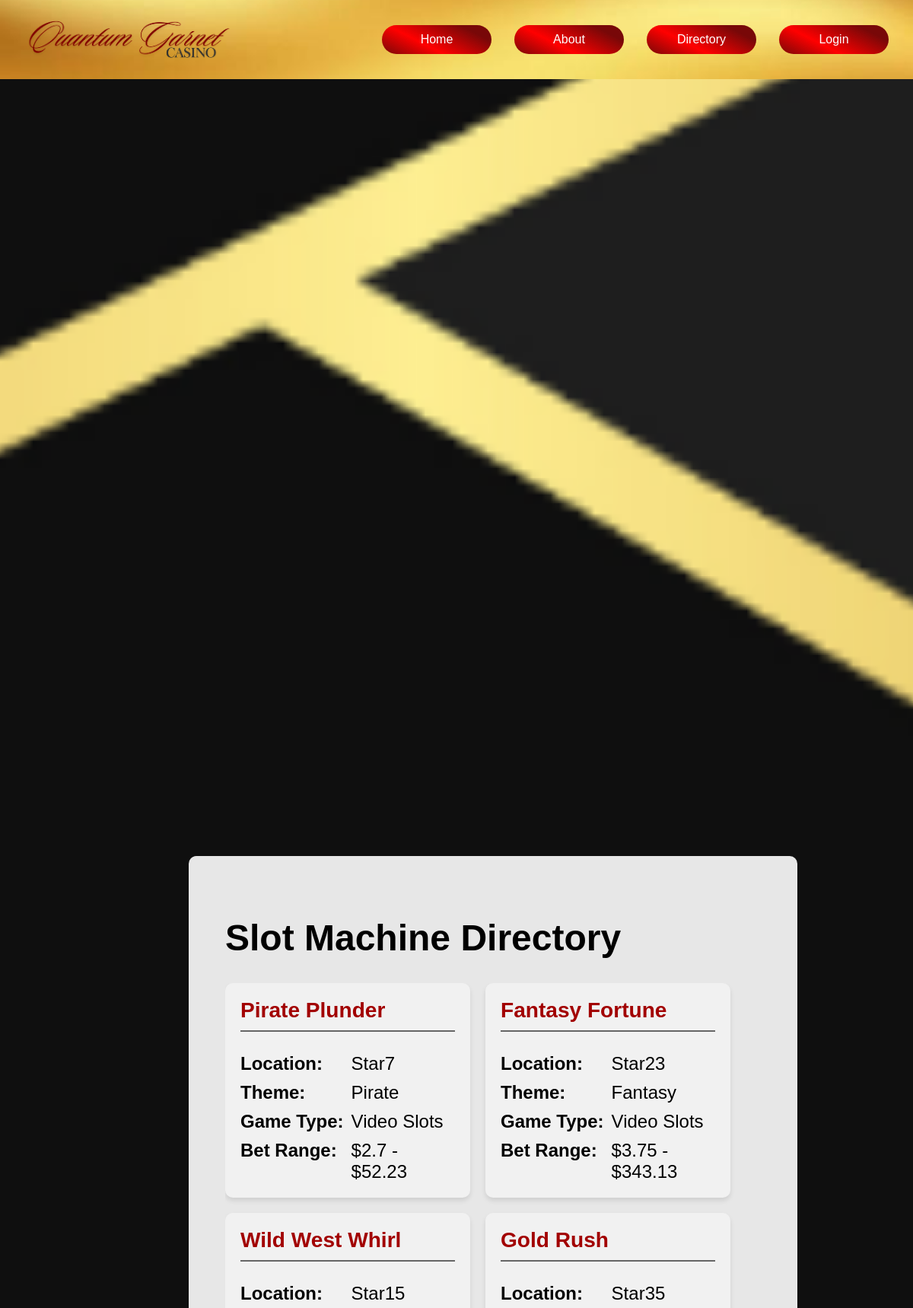
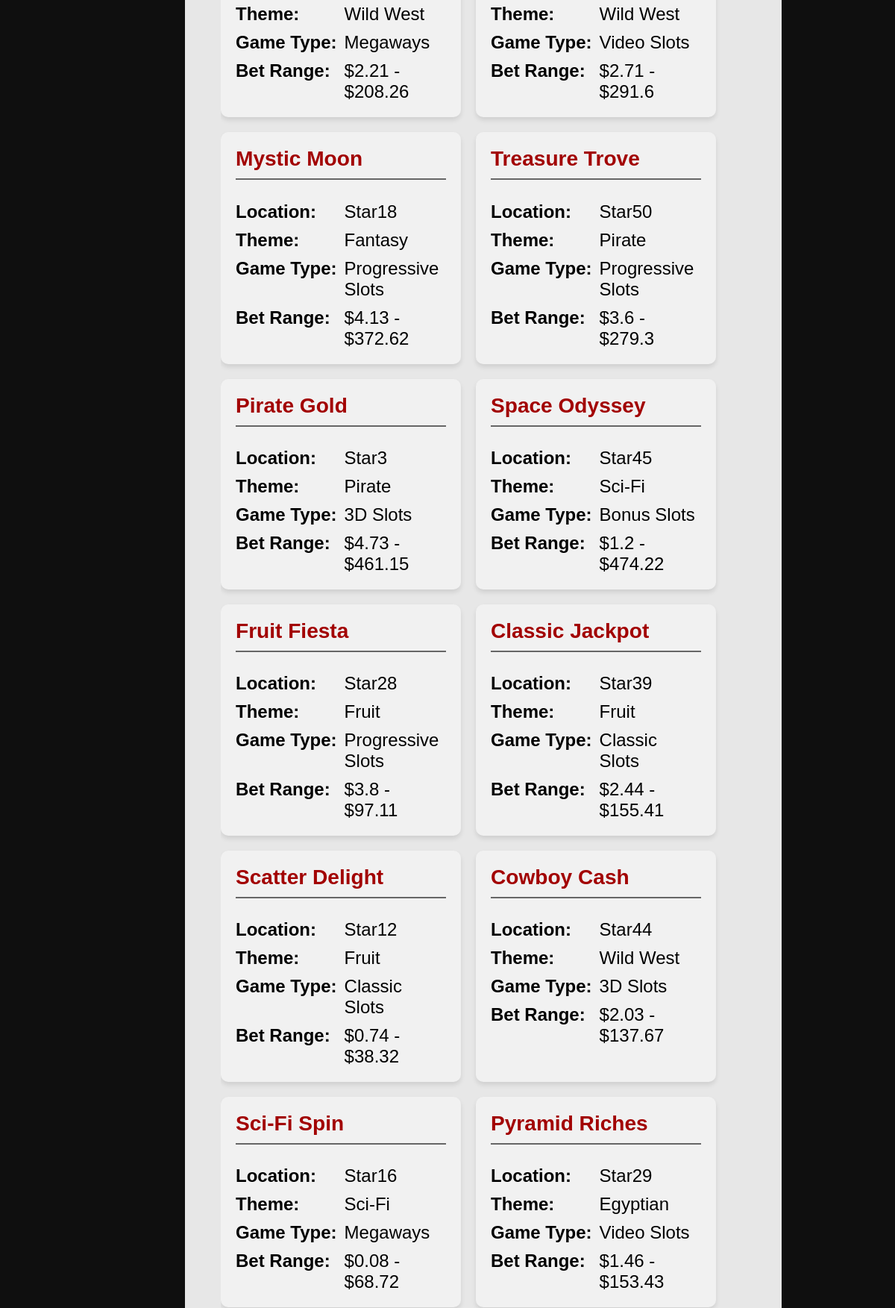
The page /directory (upper part) on the database its author committed (2 pictures, top to bottom).
### tables this page shows
CREATE TABLE slot_machines (
            machine_id INTEGER PRIMARY KEY,
            name TEXT,
            availability INTEGER,  -- 0 or 1 for boolean
            average_session REAL,
            location TEXT,
            location_features TEXT,  -- JSON array string
            game_theme TEXT,
            game_type TEXT,
            game_features TEXT,  -- JSON array string
            maximum_bet REAL,
            minimum_bet REAL,
            rtp REAL,
            reward_program INTEGER,  -- 0 or 1 for boolean
            top REAL,
            left REAL
        );

### app.py (the view)
@app.route('/directory')
def directory():
    try:
        with sql.connect(slot_machines_db) as conn:
            conn.row_factory = sql.Row
            cursor = conn.cursor()
            cursor.execute('''
                SELECT
                    name,
                    location,
                    game_theme,
                    game_type,
                    minimum_bet,
                    maximum_bet
                FROM slot_machines
            ''')
            machines = cursor.fetchall()
            return render_template('directory.html', machines=machines)
    except sql.Error as e:
        flash(f"Database error: {e}", 'danger')
        return redirect(url_for('home'))

### templates/directory.html (shortened to what this page needs)
<!DOCTYPE html>
<html lang="en">
  <head>
    <link
      rel="stylesheet"
      href="{{ url_for('static', filename='css/styles.css') }}"
    />
  </head>
  <body>
    <div class="wrapper">
      <div class="toolbar">
        <img
          src="{{ url_for('static', filename='images/logo2.png') }}"
          alt="Quantum Garnet Casino"
        />
        <div class="toolbar-buttons">
          <a href="{{ url_for('home') }}" class="toolbar-button">Home</a>
          <a href="{{ url_for('about') }}" class="toolbar-button">About</a>
          <a href="{{ url_for('directory') }}" class="toolbar-button"
            >Directory</a
          >
          {% if session.get('logged_in') %}
          <a href="{{ url_for('account') }}" class="toolbar-button">Account</a>
          {% else %}
          <a href="{{ url_for('login') }}" class="toolbar-button">Login</a>
          {% endif %}
        </div>
      </div>
      <div class="directory-container">
        <h1>Slot Machine Directory</h1>
        <div class="machine-grid">
          {% for machine in machines %}
          <div class="machine-card">
            <h3>{{ machine.name }}</h3>
            <div class="machine-details">
              <strong>Location:</strong>
              <span>{{ machine.location }}</span>
              <strong>Theme:</strong>
              <span>{{ machine.game_theme }}</span>
              <strong>Game Type:</strong>
              <span>{{ machine.game_type }}</span>
              <strong>Bet Range:</strong>
              <span
                >${{ machine.minimum_bet }} - ${{ machine.maximum_bet }}</span
              >
            </div>
          </div>
          {% endfor %}
        </div>
      </div>
    </div>
  </body>
</html>

### static/css/styles.css (style rules this page uses)
:root { --margin-zero: 0rem; --margin-xsmall: 0.3125rem; --margin-small: 0.5rem; --margin-base: 1rem; --margin-medium: 1.25rem; --margin-large: 2rem; --margin-xlarge: 3.125rem; --gap-zero: 0rem; --gap-base: 1rem; --gap-small: 1.25rem; --gap-medium: 1.875rem; --gap-large: 2.5rem; --padding-xsmall: 0.325rem; --padding-small: 0.625rem; --padding-base: 1.25rem; --padding-medium: 1.5rem; --padding-large: 2rem; --padding-xlarge: 3rem; --border-xxsmall: 0.0625rem; --border-xsmall: 0.25rem; --border-small: 0.325rem; --border-base: 0.5rem; --border-medium: 0.625rem; --border-large: 1rem; --border-xlarge: 3.125rem; --sizing-xsmall: 0.625rem; --sizing-small: 0.975rem; --sizing-base: 4.375rem; --sizing-medium: 6.5rem; --sizing-xlarge: 25rem; --sizing-mc: 35rem; --sizing-about: 55rem; --sizing-xxlarge: 58.125rem; --font-size-small: 1rem; --font-size-medium: 1.25rem; --font-size-large: 1.5rem; --font-size-xlarge: 3.5rem; --red-gradient: linear-gradient( 207deg, rgba(120, 8, 8, 1) 19%, rgba(255, 0, 0, 1) 63%, rgba(120, 8, 8, 1) 100% ); --dark-gradient: linear-gradient( 207deg, rgba(120, 8, 8, 1) 19%, rgba(60, 21, 21, 1) 63%, rgba(120, 8, 8, 1) 100% ); --submit-red: #a20000; --hover-dark-red: darkred; --outer-container-white: rgba(255, 255, 255, 0.9); --white: white; --black: rgba(0, 0, 0, 0.2); --scroll-gray: #f1f1f1; --light-gray: #ccc; }
body { box-sizing: border-box; height: 100vh; margin: var(--margin-zero); font-family: Arial, sans-serif; overflow: hidden; }
.wrapper { display: grid; grid-template-columns: repeat(5, 1fr); grid-template-rows: repeat(8, 1fr); grid-column-gap: var(--gap-large); grid-row-gap: var(--gap-zero); background-position: center; height: 100vh; width: 100%; background-image: url("../images/blackBG.png"); background-size: cover; }
.toolbar { grid-column: span 5 / span 5; display: flex; justify-content: space-between; align-items: center; height: var(--sizing-medium); width: 100%; background-image: url("../images/gold-BG.jpg"); background-position: center; background-size: cover; }
.toolbar img { height: auto; max-width: 33%; }
.toolbar-buttons { display: flex; margin-right: var(--margin-large); gap: var(--gap-medium); }
.toolbar-button { padding: var(--padding-small) var(--padding-base); border: none; border-radius: var(--border-xlarge); width: var(--sizing-medium); font-size: var(--font-size-small); text-align: center; color: var(--white); background: var(--red-gradient); transition: background-color 0.3s; cursor: pointer; }
a { text-decoration: none; }
.directory-container { grid-column: 2 / 5; grid-row: 2 / 6; margin: auto; width: 100%; max-height: 75vh; padding: var(--padding-xlarge); border-radius: var(--border-medium); font-size: var(--font-size-large); background-color: var(--outer-container-white); }
.machine-grid { display: grid; grid-template-columns: repeat(auto-fill, minmax(250px, 1fr)); gap: 20px; max-height: 60vh; overflow-y: auto; padding-right: 40px; }
.machine-card { background-color: var(--scroll-gray); border-radius: 10px; padding: 20px; box-shadow: 0 4px 6px rgba(0, 0, 0, 0.1); transition: transform 0.3s ease; }
.machine-card h3 { margin-top: 0; color: var(--submit-red); border-bottom: 2px solid #666; padding-bottom: 10px; }
.machine-details { display: grid; grid-template-columns: auto 1fr; gap: 10px; margin-top: 15px; }
.machine-details strong { color: black; }

### rows shown on the page
slot_machines: name "Pirate Plunder", location "Star7", game_theme "Pirate", game_type "Video Slots", minimum_bet "2.7", maximum_bet "52.23"
slot_machines: name "Fantasy Fortune", location "Star23", game_theme "Fantasy", game_type "Video Slots", minimum_bet "3.75", maximum_bet "343.13"
slot_machines: name "Wild West Whirl", location "Star15", game_theme "Wild West", game_type "Megaways", minimum_bet "2.21", maximum_bet "208.26"
slot_machines: name "Gold Rush", location "Star35", game_theme "Wild West", game_type "Video Slots", minimum_bet "2.71", maximum_bet "291.6"
slot_machines: name "Mystic Moon", location "Star18", game_theme "Fantasy", game_type "Progressive Slots", minimum_bet "4.13", maximum_bet "372.62"
slot_machines: name "Treasure Trove", location "Star50", game_theme "Pirate", game_type "Progressive Slots", minimum_bet "3.6", maximum_bet "279.3"
slot_machines: name "Pirate Gold", location "Star3", game_theme "Pirate", game_type "3D Slots", minimum_bet "4.73", maximum_bet "461.15"
slot_machines: name "Space Odyssey", location "Star45", game_theme "Sci-Fi", game_type "Bonus Slots", minimum_bet "1.2", maximum_bet "474.22"
slot_machines: name "Fruit Fiesta", location "Star28", game_theme "Fruit", game_type "Progressive Slots", minimum_bet "3.8", maximum_bet "97.11"
slot_machines: name "Classic Jackpot", location "Star39", game_theme "Fruit", game_type "Classic Slots", minimum_bet "2.44", maximum_bet "155.41"
slot_machines: name "Scatter Delight", location "Star12", game_theme "Fruit", game_type "Classic Slots", minimum_bet "0.74", maximum_bet "38.32"
slot_machines: name "Cowboy Cash", location "Star44", game_theme "Wild West", game_type "3D Slots", minimum_bet "2.03", maximum_bet "137.67"
slot_machines: name "Sci-Fi Spin", location "Star16", game_theme "Sci-Fi", game_type "Megaways", minimum_bet "0.08", maximum_bet "68.72"
slot_machines: name "Pyramid Riches", location "Star29", game_theme "Egyptian", game_type "Video Slots", minimum_bet "1.46", maximum_bet "153.43"
